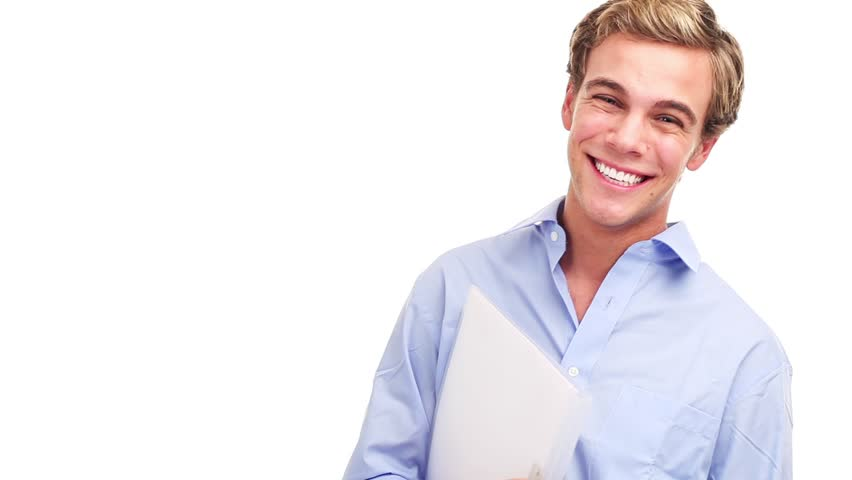
#> input picture serverless/emotion-recognition/emokognition/images/happy.jpg, 852 x 480 px
$ python -i utils.py   (imports and definitions only)
#> lines starting #> are read from the running program, lines starting #| are printed output that depends on the picture
# All Rights Reserved.
#
#    Licensed under the Apache License, Version 2.0 (the "License"); you may
#    not use this file except in compliance with the License. You may obtain
#    a copy of the License at
#
#         http://www.apache.org/licenses/LICENSE-2.0
#
#    Unless required by applicable law or agreed to in writing, software
#    distributed under the License is distributed on an "AS IS" BASIS, WITHOUT
#    WARRANTIES OR CONDITIONS OF ANY KIND, either express or implied. See the
#    License for the specific language governing permissions and limitations
#    under the License.

import numpy as np

import cv2

from emotions import constants

cascade_classifier = cv2.CascadeClassifier(
    "/usr/local/share/OpenCV/haarcascades/haarcascade_frontalface_default.xml")


def format_image_for_learning(frame):
    if len(frame.shape) > 2 and frame.shape[2] == 3:
        loaded_frame = cv2.cvtColor(frame, cv2.COLOR_BGR2GRAY)
    else:
        loaded_frame = cv2.cvtColor(frame, cv2.IMREAD_GRAYSCALE)

    gray_border = np.zeros((150, 150), np.uint8)
    gray_border[:, :] = 200
    face_border_lower = int((150 / 2 - constants.SIZE_FACE / 2))
    face_border_upper = int((150 + constants.SIZE_FACE) / 2)
    gray_border[
        face_border_lower:face_border_upper,
        face_border_lower:face_border_upper
    ] = loaded_frame
    faces = cascade_classifier.detectMultiScale(gray_border, scaleFactor=1.3, minNeighbors=5)
    if not len(faces) > 0:
        return
    max_area_face = faces[0]
    for face in faces:
        if face[2] * face[3] > max_area_face[2] * max_area_face[3]:
            max_area_face = face
    frame_gray_border = gray_border[
            max_area_face[1]:(max_area_face[1] + max_area_face[2]),
            max_area_face[0]:(max_area_face[0] + max_area_face[3])
    ]
    try:
        image_resize = cv2.resize(frame_gray_border,
                                  (constants.SIZE_FACE, constants.SIZE_FACE),
                                  interpolation=cv2.INTER_CUBIC) / 255.
    except Exception as ex:
        print("[+] Problem during resize, err: ", str(ex))
        return None

    return image_resize


def format_image_for_prediction(image):
    if len(image.shape) > 2 and image.shape[2] == 3:
        image = cv2.cvtColor(image, cv2.COLOR_BGR2GRAY)
    else:
        image = cv2.imdecode(image, cv2.IMREAD_GRAYSCALE)

    attempts = 100
    faces = []

    for i in range(1, attempts + 1):
        faces = cascade_classifier.detectMultiScale(
            image,
            scaleFactor=1.0 + 0.001 * i,
            minNeighbors=8,
            minSize=(55, 55),
            flags=cv2.CASCADE_SCALE_IMAGE,
        )
        if len(faces) > 0:
            break

    if not len(faces) > 0:
        return None
    max_area_face = faces[0]
    for face in faces:
        if face[2] * face[3] > max_area_face[2] * max_area_face[3]:
                max_area_face = face
    face = max_area_face
    image = image[face[1]:(face[1] + face[2]), face[0]:(face[0] + face[3])]
    try:
        image = cv2.resize(image, (48, 48), interpolation=cv2.INTER_CUBIC) / 255.
    except Exception as ex:
        print("[+] Problem during resize: ", str(ex))
        return None

    return image

>>> import cv2
>>> picture = cv2.imread('../images/happy.jpg', cv2.IMREAD_GRAYSCALE)
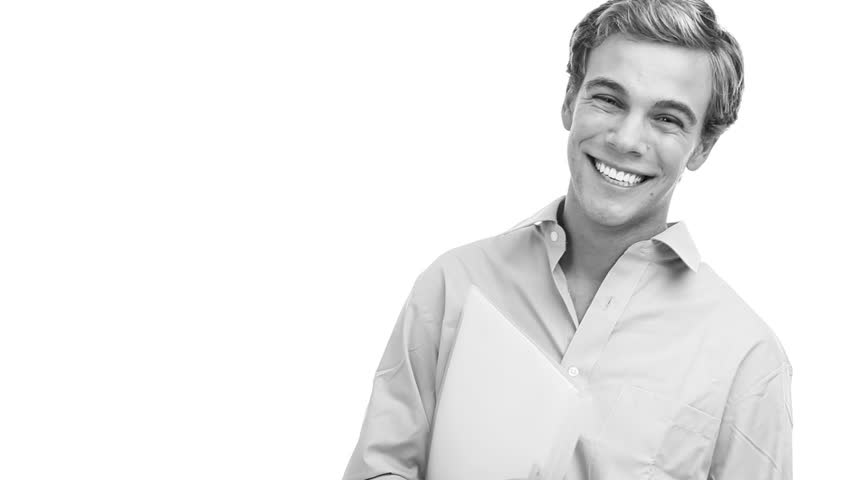
#> picture: shape (480, 852); min 5, max 255, mean 236.6
>>> result = format_image_for_learning(picture)
#> (the run stopped early here; a loop or call above may not have finished)
